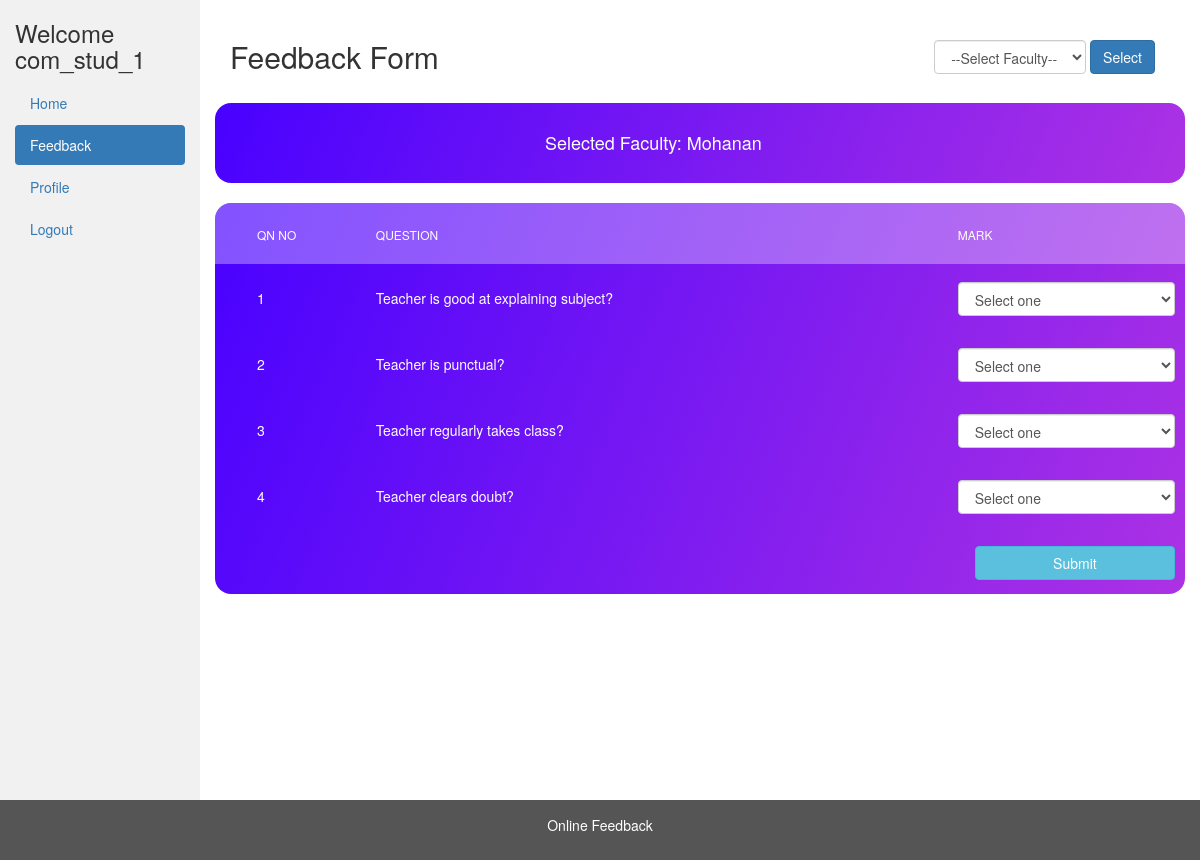
The app's page /student/feedback.php?faculty_id=1 (signed in) with its own data.
### tables this page shows
CREATE TABLE IF NOT EXISTS `faculty` (
  `id` int(11) NOT NULL AUTO_INCREMENT,
  `name` varchar(30) NOT NULL,
  `emp_code` int(10) NOT NULL,
  `department_id` int(11) NOT NULL,
  `email` varchar(255) NOT NULL,
  `mobile` bigint(20) NOT NULL,
  `image` varchar(500) NOT NULL DEFAULT '../img/no_image.jpg',
  PRIMARY KEY (`id`),
  UNIQUE KEY `emp_code` (`emp_code`)
);

CREATE TABLE IF NOT EXISTS `questions` (
  `qn_id` int(11) NOT NULL AUTO_INCREMENT,
  `qn_name` varchar(500) NOT NULL,
  PRIMARY KEY (`qn_id`)
);

### student/feedback.php (the view, shortened to what this page needs)
<?php
include_once '../database/dbconfig.php';
?>
<!DOCTYPE html>
<html lang="en">
<head>
    <link rel="stylesheet" href="../css/bootstrap-3.4.1.min.css">
    <link rel="stylesheet" type="text/css" href="../css/main.css">
</head>
<body>
    <div class="container-fluid">
        <div class="row content">
            <div class="col-sm-2 sidenav">
                <h3>Welcome
                    <?php echo($_SESSION['login_user']); ?> </h3>
                <ul class="nav nav-pills nav-stacked">
                    <li><a href="student_dashboard.php">Home</a></li>
                    <li class="active"><a href="feedback.php">Feedback</a></li>
                    <li><a href="student_profile.php">Profile</a></li>
                    <li><a href="../logout.php">Logout</a></li>
                </ul><br>
            </div>
            <div class="col-sm-10">
                <br>
                <div class="container-fluid">
                    <div class="row">
                        <div class="col-md-5">
                            <h2>Feedback Form</h2>
                        </div>
                        <br>
                        <div class="col-md-7">
                            <div class="pull-right">
                                <form class="form-inline" method="get" action="">
                                    <div class="container-fluid ">
                                        <div class="form-group">
                                            <select name="faculty_id" class="form-control" required="required">
                                                <option value="">--Select Faculty--</option>
                                            </select>
                                            <input type="submit" class="btn btn-primary" value="Select">
                                        </div>
                                    </div>
                                </form>
                            </div>
                        </div>
                    </div>
                </div>
                <br>
                <?php
                    if(isset($_GET['faculty_id'])) {
                        $sql = "select name from faculty where id=".$_GET['faculty_id'];
                        $result = mysqli_query($conn, $sql);
                        $row = mysqli_fetch_array($result);
                        echo('
                                <div class="table100 ver6 m-b-110">
                                <input type="hidden" id="faculty_id" value="'.$_GET['faculty_id'].'" />
                                <h4 style="color: white; margin: 30px; padding-left: 300px;">Selected Faculty: '.$row['name'].'</h4>
                                </div>
                            ');
                    }
                ?>
                <br>
                <div class="table100 ver6 m-b-110">
                    <table data-vertable="ver6" id="feedback">
                        <thead>
                            <tr class="row100 head">
                                <th class="column100 column1" data-column="column1">
                                    Qn No
                                </th>
                                <th class="column100 column2" data-column="column2">
                                    Question
                                </th>
                                <th class="column100 column3" data-column="column3">
                                    Mark
                                </th>
                            </tr>
                        </thead>
                        <tbody>
                            <?php
                                if(isset($_GET['faculty_id'])) {
                                        $sql = 'SELECT * FROM `questions`';
                                        $result = mysqli_query($conn, $sql);
                                        $count = 0;
                                        while ($rows = mysqli_fetch_array($result)) {
                                            $count++;
                                    ?>
                            <tr class="row100 data">
                                <td class="column100 column1 value" data-column="column1">
                                    <?php echo $count; ?>
                                </td>
                                <td class="column100 column2 value" data-column="column2">
                                    <?php echo $rows['qn_name']; ?>
                                </td>
                                <td class="column100 column3" data-column="column3">
                                    <select class="form-control value" required="required">
                                        <option value="0">Select one</option>
                                    </select>
                                </td>
                            </tr>
                            <?php
                                            }
                                        ?>
                            <tr class="row100">
                                <td class="column100 column1" data-column="column1"></td>
                                <td class="column100 column1" data-column="column1"></td>
                                <td class="column100 column1" data-column="column1">
                                    <Button id="submit" class="btn btn-info btn-block" type="submit">Submit</Button>
                                </td>
                            </tr>
                        </tbody>
                        <?php
                            }
                        ?>
                    </table>
                </div>
            </div>
        </div>
    </div>
    <footer class="container-fluid">
        <center>
            <p>Online Feedback</p>
        </center>
    </footer>
</body>
</html>

### css/main.css (style rules this page uses)
button { outline: none !important; border: none; background: transparent; }
table { width: 100%; background-color: #fff; }
th, td { font-weight: unset; padding-right: 10px; }
.column100 { width: 130px; padding-left: 25px; }
.column100.column1 { width: 0px; padding-left: 42px; }
.column100.column2 { width: 300px; }
.row100.head th { padding-top: 24px; padding-bottom: 20px; }
.row100 td { padding-top: 18px; padding-bottom: 14px; }
.table100.ver6 { border-radius: 16px; overflow: hidden; background: #7918f2; background: -webkit-linear-gradient(-68deg, #ac32e4, #4801ff); background: -o-linear-gradient(-68deg, #ac32e4, #4801ff); background: -moz-linear-gradient(-68deg, #ac32e4, #4801ff); background: linear-gradient(-68deg, #ac32e4, #4801ff); }
.table100.ver6 table { background-color: transparent; }
.table100.ver6 td { font-size: 14px; color: #fff; line-height: 1.4; }
.table100.ver6 th { font-size: 12px; color: #fff; line-height: 1.4; text-transform: uppercase; background-color: rgba(255, 255, 255, 0.32); }

### student/feedback.php (style rules this page uses)
.row.content { height: 800px }
.sidenav { background-color: #f1f1f1; height: 100%; }
footer { background-color: #555; color: white; padding: 15px; }

### records on screen
faculty: name "Mohanan"
questions: qn_name "Teacher is good at explaining subject?"
questions: qn_name "Teacher is punctual?"
questions: qn_name "Teacher regularly takes class?"
questions: qn_name "Teacher clears doubt?"

### other values on screen
$_SESSION['login_user'] "com_stud_1"
